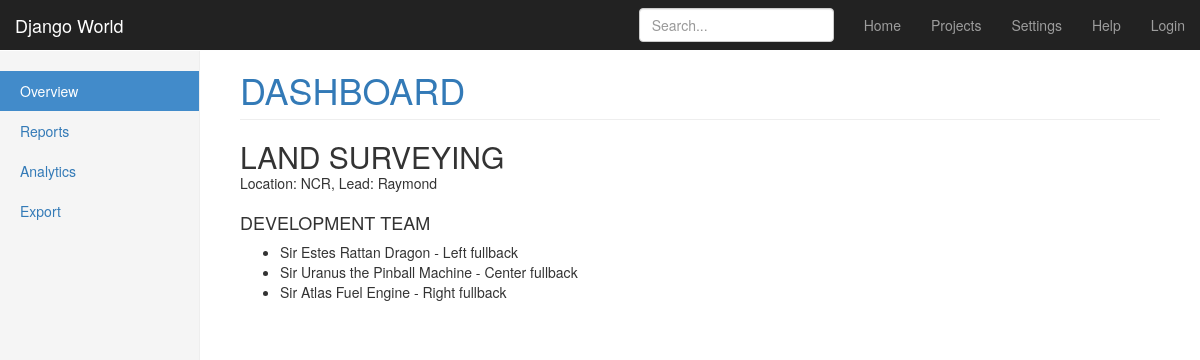
/teams/1/, run on the app's committed database.
### teams/models.py (models this page shows, shortened)
class Team(models.Model):
    name = models.CharField(max_length=255)
    lead = models.ForeignKey(User, related_name='teams', on_delete=models.PROTECT)
    field_location = models.CharField(max_length=255)

class Player(models.Model):
    name = models.CharField(max_length=255)
    age = models.PositiveIntegerField()
    position = models.CharField(choices=POSITIONS, max_length=3)
    team = models.ForeignKey(Team, related_name='players', on_delete=models.PROTECT, default='')

### teams/views.py (the view)
# urls.py: url(r'^(?P<pk>\d+)/$', views.TeamDetailView.as_view(), name='detail'),
class TeamDetailView(DetailView, UpdateView):
    fields = ("name", "field_location", "lead")
    model = models.Team
    template_name = "teams/team_detail.html"

### teams/templates/teams/team_detail.html (shortened to what this page needs)
{% extends "teams/_layout.html" %}
{% block body_content %}
    <h1 class="page-header"><a href="{% url 'teams:list' %}" style="text-decoration: none; text-transform: uppercase;">Dashboard</a></h1>
    <h2 class="" style="text-transform:uppercase; margin-bottom: 0px;"> {{ team.name }}</h2>
    <p class="muted">Location: {{ team.field_location}}, Lead: {{ team.lead.get_full_name|default:team.lead }}</p>
    <h4 class="" style="margin-top:20px; text-transform:uppercase;">Development Team</h4>
    <ul>
        {% for player in team.players.all %}
        <li>{{ player.name }} - {{ player.get_position_display }}</li>
        {% endfor %}
    </ul>
{% endblock %}

### assets/css/goal.css (style rules this page uses)
body { padding-top: 50px; }
.main .page-header { margin-top: 0; }

### data on the page
Team: name "LAND SURVEYING", field_location "NCR", lead.get_full_name "Raymond"
Player: name "Sir Estes Rattan Dragon", position "Left fullback"
Player: name "Sir Uranus the Pinball Machine", position "Center fullback"
Player: name "Sir Atlas Fuel Engine", position "Right fullback"
